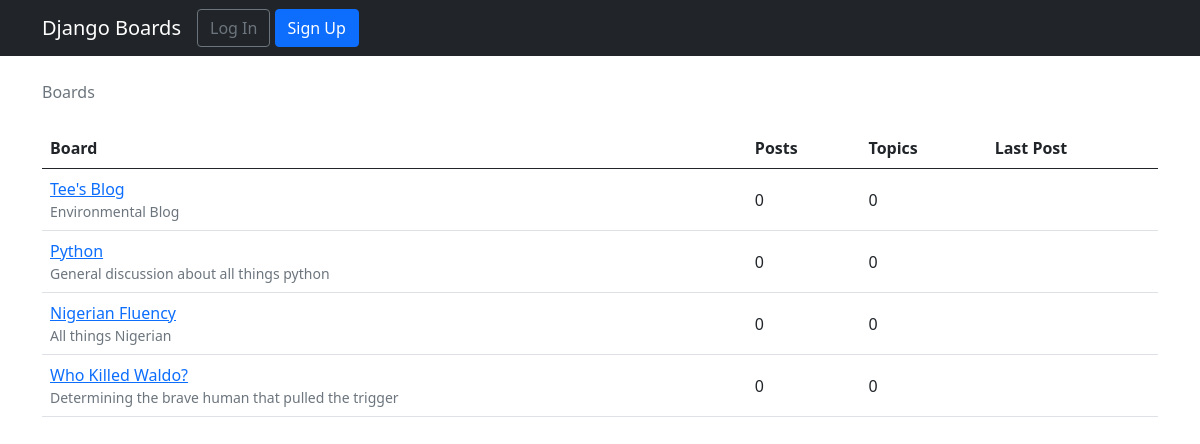
The app's page /, older data.
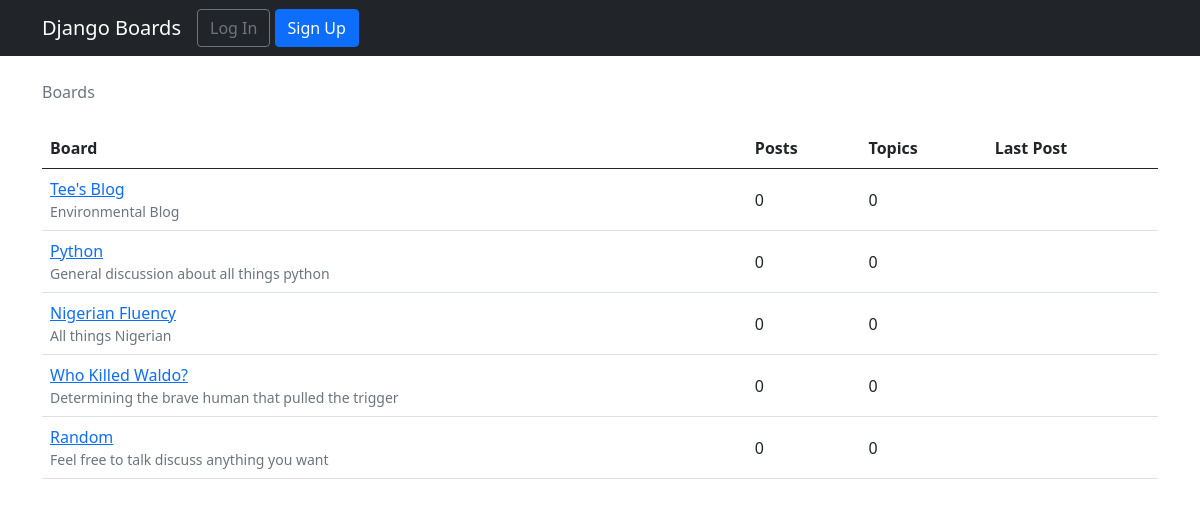
The same page, newer data.
### boards/models.py (models this page shows, shortened)
class Board(models.Model):
    name = models.CharField(max_length=30, unique=True)
    description= models.CharField(max_length=100)

### boards/views.py (the view)
# urls.py: 2. Add a URL to urlpatterns:  path('', views.home, name='home')
def home(request):
    boards = Board.objects.all()
    return render(request, 'home.html', {'boards': boards})

### templates/home.html
{% extends 'base.html' %}
{% load static %}
{% load bootstrap4 %}
{% block breadcrumb %}
<li class="breadcrumb-item active">Boards</li>
{% endblock %}
{% block content%}
    <table class="table">
        <thead class="thead-inverse">
            <tr>
                <th>Board</th>
                <th>Posts</th>
                <th>Topics</th>
                <th>Last Post</th>
            </tr>
        </thead>
        <tbody>
            {% for board in boards %}
        <tr>
            <td>
                <a href="{% url 'board_topics' board.pk %}">{{ board.name }}</a><br>
                <small class="text-muted d-block">
                   {{ board.description }} </small>
            </td>
            <td class="align-middle">
                0
            </td>
            <td class="align-middle">
               0
            </td>
            <td>
            </td>
        </tr>
        {% endfor %}
        </tbody>
    </table>
    {% endblock %}

Row changes from the older to the newer data that the page shows:
added Board: name "Random", description "Feel free to talk discuss anything you want"
